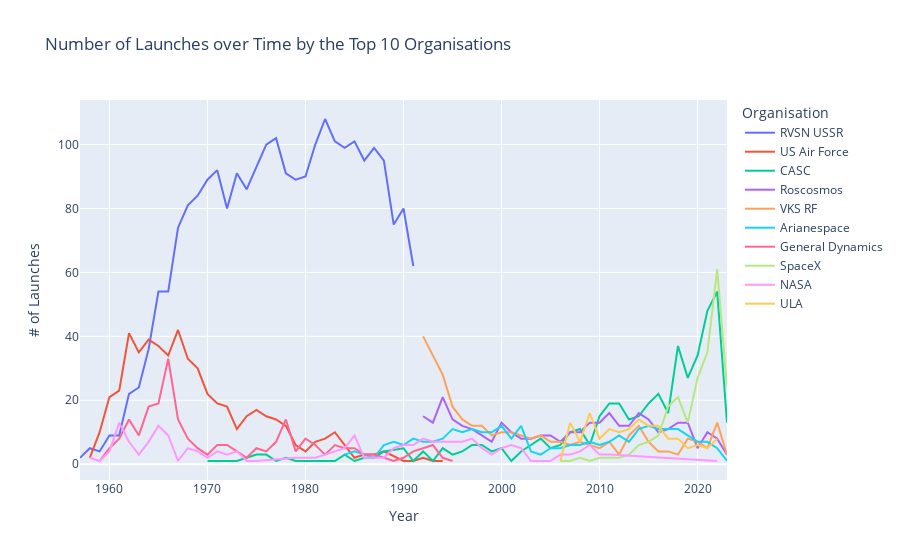

The notebook cell this image was saved under:
### Code cell
plot = px.line(merged_df,
              x='Year',
              y='per_year',
              color='Organisation',
              title='Number of Launches over Time by the Top 10 Organisations')
plot.update_layout(xaxis_title='Year',
                  yaxis_title='# of Launches')
plot.show()

### Figure 1 — Plotly figure (JSON) as saved in the notebook; plotly's stock layout.template omitted (floating-point values rounded to 4 significant figures)
{"data": [{"hovertemplate": "Organisation=RVSN USSR<br>Year=%{x}<br>per_year=%{y}<extra></extra>", "legendgroup": "RVSN USSR", "line": {"color": "#636efa", "dash": "solid"}, "marker": {"symbol": "circle"}, "mode": "lines", "name": "RVSN USSR", "orientation": "v", "showlegend": true, "type": "scatter", "x": [1957, 1958, 1959, 1960, 1961, 1962, 1963, 1964, 1965, 1966, 1967, 1968, 1969, 1970, 1971, 1972, 1973, 1974, 1975, 1976, 1977, 1978, 1979, 1980, 1981, 1982, 1983, 1984, 1985, 1986, 1987, 1988, 1989, 1990, 1991], "xaxis": "x", "y": [2, 5, 4, 9, 9, 22, 24, 36, 54, 54, 74, 81, 84, 89, 92, 80, 91, 86, 93, 100, 102, 91, 89, 90, 100, 108, 101, 99, 101, 95, 99, 95, 75, 80, 62], "yaxis": "y"}, {"hovertemplate": "Organisation=US Air Force<br>Year=%{x}<br>per_year=%{y}<extra></extra>", "legendgroup": "US Air Force", "line": {"color": "#EF553B", "dash": "solid"}, "marker": {"symbol": "circle"}, "mode": "lines", "name": "US Air Force", "orientation": "v", "showlegend": true, "type": "scatter", "x": [1958, 1959, 1960, 1961, 1962, 1963, 1964, 1965, 1966, 1967, 1968, 1969, 1970, 1971, 1972, 1973, 1974, 1975, 1976, 1977, 1978, 1979, 1980, 1981, 1982, 1983, 1984, 1985, 1986, 1987, 1988, 1990, 1991, 1992, 1993, 1994], "xaxis": "x", "y": [2, 10, 21, 23, 41, 35, 39, 37, 34, 42, 33, 30, 22, 19, 18, 11, 15, 17, 15, 14, 12, 6, 4, 7, 8, 10, 6, 2, 3, 3, 4, 1, 1, 2, 1, 1], "yaxis": "y"}, {"hovertemplate": "Organisation=CASC<br>Year=%{x}<br>per_year=%{y}<extra></extra>", "legendgroup": "CASC", "line": {"color": "#00cc96", "dash": "solid"}, "marker": {"symbol": "circle"}, "mode": "lines", "name": "CASC", "orientation": "v", "showlegend": true, "type": "scatter", "x": [1970, 1971, 1972, 1973, 1974, 1975, 1976, 1977, 1978, 1979, 1981, 1982, 1983, 1984, 1985, 1986, 1987, 1988, 1990, 1991, 1992, 1993, 1994, 1995, 1996, 1997, 1998, 1999, 2000, 2001, 2002, 2003, 2004, 2005, 2006, 2007, 2008, 2009, 2010, 2011, 2012, 2013, 2014, 2015, 2016, 2017, 2018, 2019, 2020, 2021, 2022, 2023], "xaxis": "x", "y": [1, 1, 1, 1, 2, 3, 3, 1, 2, 1, 1, 1, 1, 3, 1, 2, 2, 4, 5, 1, 4, 1, 5, 3, 4, 6, 6, 4, 5, 1, 4, 6, 8, 5, 6, 10, 11, 6, 15, 19, 19, 14, 15, 19, 22, 16, 37, 27, 34, 48, 54, 13], "yaxis": "y"}, {"hovertemplate": "Organisation=Roscosmos<br>Year=%{x}<br>per_year=%{y}<extra></extra>", "legendgroup": "Roscosmos", "line": {"color": "#ab63fa", "dash": "solid"}, "marker": {"symbol": "circle"}, "mode": "lines", "name": "Roscosmos", "orientation": "v", "showlegend": true, "type": "scatter", "x": [1992, 1993, 1994, 1995, 1996, 1997, 1998, 1999, 2000, 2001, 2002, 2003, 2004, 2005, 2006, 2007, 2008, 2009, 2010, 2011, 2012, 2013, 2014, 2015, 2016, 2017, 2018, 2019, 2020, 2021, 2022, 2023], "xaxis": "x", "y": [15, 13, 21, 14, 12, 11, 9, 7, 13, 10, 8, 8, 9, 9, 7, 10, 10, 13, 13, 16, 12, 12, 16, 14, 10, 11, 13, 13, 5, 10, 8, 3], "yaxis": "y"}, {"hovertemplate": "Organisation=VKS RF<br>Year=%{x}<br>per_year=%{y}<extra></extra>", "legendgroup": "VKS RF", "line": {"color": "#FFA15A", "dash": "solid"}, "marker": {"symbol": "circle"}, "mode": "lines", "name": "VKS RF", "orientation": "v", "showlegend": true, "type": "scatter", "x": [1992, 1993, 1994, 1995, 1996, 1997, 1998, 1999, 2000, 2001, 2002, 2003, 2004, 2005, 2006, 2007, 2008, 2009, 2010, 2011, 2012, 2013, 2014, 2015, 2016, 2017, 2018, 2019, 2020, 2021, 2022, 2023], "xaxis": "x", "y": [40, 34, 28, 18, 14, 12, 12, 9, 10, 10, 9, 8, 9, 7, 7, 6, 7, 6, 5, 7, 3, 9, 12, 7, 4, 4, 3, 8, 7, 5, 13, 3], "yaxis": "y"}, {"hovertemplate": "Organisation=Arianespace<br>Year=%{x}<br>per_year=%{y}<extra></extra>", "legendgroup": "Arianespace", "line": {"color": "#19d3f3", "dash": "solid"}, "marker": {"symbol": "circle"}, "mode": "lines", "name": "Arianespace", "orientation": "v", "showlegend": true, "type": "scatter", "x": [1984, 1985, 1986, 1987, 1988, 1989, 1990, 1991, 1992, 1993, 1994, 1995, 1996, 1997, 1998, 1999, 2000, 2001, 2002, 2003, 2004, 2005, 2006, 2007, 2008, 2009, 2010, 2011, 2012, 2013, 2014, 2015, 2016, 2017, 2018, 2019, 2020, 2021, 2022, 2023], "xaxis": "x", "y": [3, 4, 3, 2, 6, 7, 6, 8, 7, 7, 8, 11, 10, 11, 10, 10, 12, 8, 12, 4, 3, 5, 5, 6, 6, 7, 6, 7, 9, 7, 11, 12, 11, 11, 11, 9, 7, 7, 5, 1], "yaxis": "y"}, {"hovertemplate": "Organisation=General Dynamics<br>Year=%{x}<br>per_year=%{y}<extra></extra>", "legendgroup": "General Dynamics", "line": {"color": "#FF6692", "dash": "solid"}, "marker": {"symbol": "circle"}, "mode": "lines", "name": "General Dynamics", "orientation": "v", "showlegend": true, "type": "scatter", "x": [1959, 1960, 1961, 1962, 1963, 1964, 1965, 1966, 1967, 1968, 1969, 1970, 1971, 1972, 1973, 1974, 1975, 1976, 1977, 1978, 1979, 1980, 1981, 1982, 1983, 1984, 1985, 1986, 1987, 1988, 1989, 1990, 1991, 1992, 1993, 1994, 1995], "xaxis": "x", "y": [1, 5, 8, 14, 9, 18, 19, 33, 14, 8, 5, 3, 6, 6, 4, 2, 5, 4, 7, 14, 4, 8, 6, 3, 6, 5, 5, 3, 3, 2, 1, 2, 4, 5, 6, 2, 1], "yaxis": "y"}, {"hovertemplate": "Organisation=SpaceX<br>Year=%{x}<br>per_year=%{y}<extra></extra>", "legendgroup": "SpaceX", "line": {"color": "#B6E880", "dash": "solid"}, "marker": {"symbol": "circle"}, "mode": "lines", "name": "SpaceX", "orientation": "v", "showlegend": true, "type": "scatter", "x": [2006, 2007, 2008, 2009, 2010, 2012, 2013, 2014, 2015, 2016, 2017, 2018, 2019, 2020, 2021, 2022, 2023], "xaxis": "x", "y": [1, 1, 2, 1, 2, 2, 3, 6, 7, 9, 18, 21, 13, 27, 35, 61, 24], "yaxis": "y"}, {"hovertemplate": "Organisation=NASA<br>Year=%{x}<br>per_year=%{y}<extra></extra>", "legendgroup": "NASA", "line": {"color": "#FF97FF", "dash": "solid"}, "marker": {"symbol": "circle"}, "mode": "lines", "name": "NASA", "orientation": "v", "showlegend": true, "type": "scatter", "x": [1958, 1959, 1960, 1961, 1962, 1963, 1964, 1965, 1966, 1967, 1968, 1969, 1970, 1971, 1972, 1973, 1974, 1975, 1979, 1981, 1982, 1983, 1984, 1985, 1986, 1988, 1989, 1990, 1991, 1992, 1993, 1994, 1995, 1996, 1997, 1998, 1999, 2000, 2001, 2002, 2003, 2005, 2006, 2007, 2008, 2009, 2010, 2011, 2022], "xaxis": "x", "y": [2, 1, 4, 13, 7, 3, 7, 12, 9, 1, 5, 4, 2, 4, 3, 4, 1, 1, 2, 2, 3, 4, 5, 9, 2, 2, 5, 6, 6, 8, 7, 7, 7, 7, 8, 5, 3, 5, 6, 5, 1, 1, 3, 3, 4, 6, 3, 3, 1], "yaxis": "y"}, {"hovertemplate": "Organisation=ULA<br>Year=%{x}<br>per_year=%{y}<extra></extra>", "legendgroup": "ULA", "line": {"color": "#FECB52", "dash": "solid"}, "marker": {"symbol": "circle"}, "mode": "lines", "name": "ULA", "orientation": "v", "showlegend": true, "type": "scatter", "x": [2006, 2007, 2008, 2009, 2010, 2011, 2012, 2013, 2014, 2015, 2016, 2017, 2018, 2019, 2020, 2021, 2022], "xaxis": "x", "y": [1, 13, 7, 16, 8, 11, 10, 11, 14, 12, 12, 8, 8, 5, 6, 5, 8], "yaxis": "y"}], "layout": {"legend": {"title": {"text": "Organisation"}, "tracegroupgap": 0}, "title": {"text": "Number of Launches over Time by the Top 10 Organisations"}, "xaxis": {"anchor": "y", "domain": [0, 1], "title": {"text": "Year"}}, "yaxis": {"anchor": "x", "domain": [0, 1], "title": {"text": "# of Launches"}}}}
